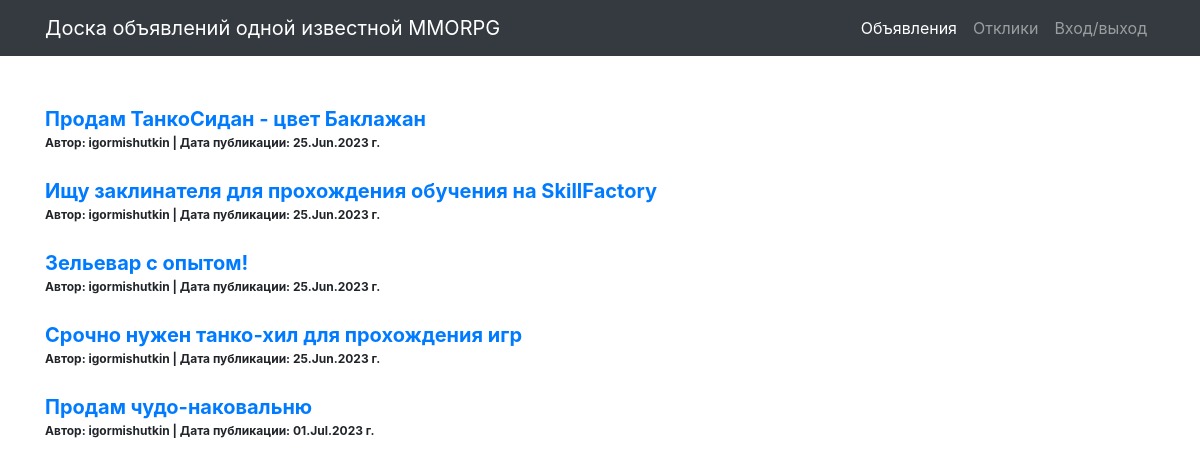
/index, run on the app's committed database.
### board/models.py (models this page shows)
class Post(models.Model):
    author = models.ForeignKey(User, on_delete=models.CASCADE)
    CAT = (('tanks', 'Танки'),
           ('healers', 'Хилы'),
           ('damage_dealers', 'ДД'),
           ('dealers', 'Торговцы'),
           ('gildmasters', 'Гилдмастеры'),
           ('quest_givers', 'Квестгиверы'),
           ('blacksmiths', 'Кузнецы'),
           ('tanners', 'Кожевники'),
           ('potion_makers', 'Зельевары'),
           ('spell_masters', 'Мастера заклинаний'))
    category = models.CharField(max_length=15, choices=CAT, verbose_name='Категория')
    dateCreation = models.DateTimeField(auto_now_add=True)
    title = models.CharField(max_length=256, verbose_name='Название')
    text = RichTextField()

### board/views.py (the view)
# urls.py: path('index', Index.as_view(), name='index'),
class Index(ListView):
    model = Post
    template_name = 'index.html'
    context_object_name = 'posts'

### templates/index.html (shortened to what this page needs)
{% extends 'default.html' %}
{% block content %}
    <br><br>
    {% if posts %}
        {% for post in posts %}
            <a href="/post/{{ post.id }}" style="font-size: 20px;"><b>{{ post.title }}</b></a><br>
            <span style="font-size: 12px;"><b>Автор:  {{ post.author }} |
                Дата публикации: {{ post.dateCreation|date:'d.M.Y' }} г.</b></span><br><br>
        {% endfor %}
    {% else %}
        <br><br>
        <h2>Публикаций нет!</h2>
    {% endif %}
{% endblock content %}

### templates/default.html (shortened to what this page needs)
{% load static %}
<html lang="en">
<head>
  <link href="{% static 'vendor/bootstrap/css/bootstrap.min.css' %}" rel="stylesheet">
</head>
<body>
  <nav class="navbar navbar-expand-lg navbar-dark bg-dark static-top">
    <div class="container">
      <a class="navbar-brand" href="/">Доска объявлений одной известной MMORPG </a>
      <div class="collapse navbar-collapse" id="navbarResponsive">
        <ul class="navbar-nav ml-auto">
          <li class="nav-item active">
            <a class="nav-link" href="{% url 'index' %}">Объявления
            </a>
          </li>
          <li class="nav-item">
            <a class="nav-link" href="{% url 'responses' %}">Отклики</a>
          </li>
          {% if user.is_authenticated %}
          <li class="nav-item">
              <a class="nav-link" href="{% url 'account_profile' %}">Страница профайла</a>
          </li>
          {% else %}
          <li class="nav-item">
              <a class="nav-link" href="{% url 'account_login' %}">Вход/выход</a>
          </li>
          {% endif %}
        </ul>
      </div>
    </div>
  </nav>
  <div class="container">
    <div class="row">
      <div class="col-lg-12">
       {% block content %}{% endblock content %}
      </div>
    </div>
  </div>
</body>
</html>

### data on the page
Post: title "Продам ТанкоСидан - цвет Баклажан", author "igormishutkin", dateCreation "25.Jun.2023"
Post: title "Ищу заклинателя для прохождения обучения на SkillFactory", author "igormishutkin", dateCreation "25.Jun.2023"
Post: title "Зельевар с опытом!", author "igormishutkin", dateCreation "25.Jun.2023"
Post: title "Срочно нужен танко-хил для прохождения игр", author "igormishutkin", dateCreation "25.Jun.2023"
Post: title "Продам чудо-наковальню", author "igormishutkin", dateCreation "01.Jul.2023"
